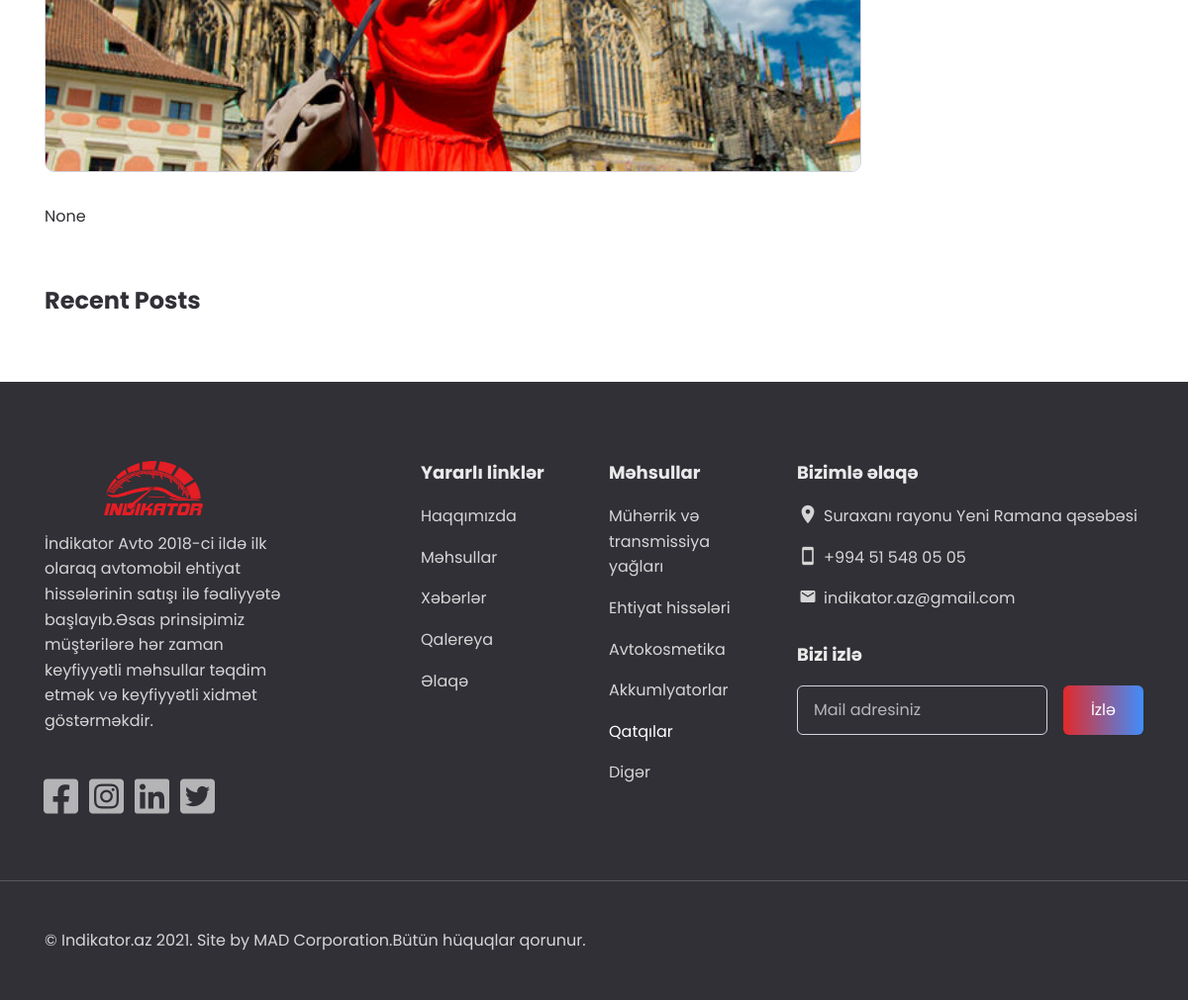
The app's page /news/about/1 (lower part), older data.
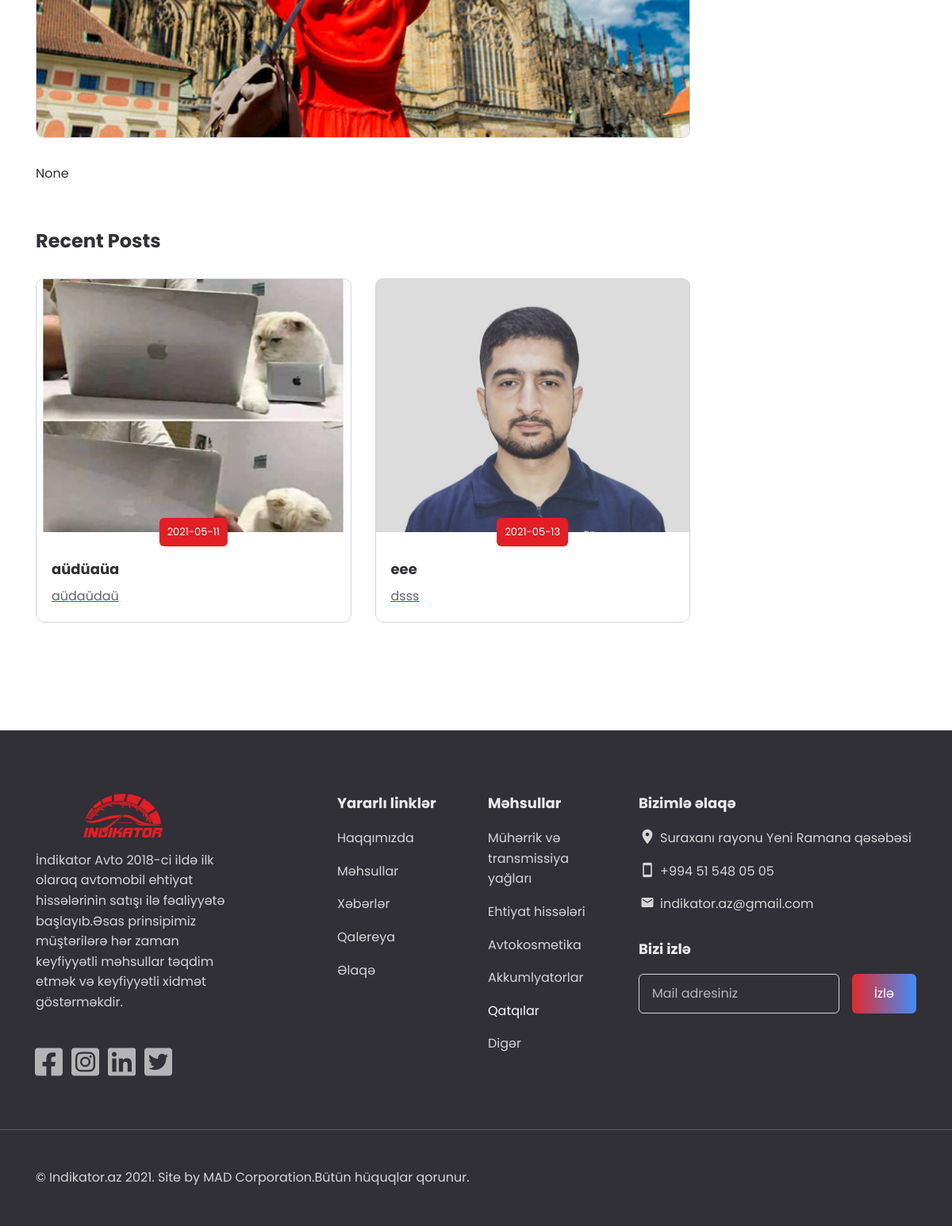
The same page, newer data.
### models.py (models this page shows)
class Post(db.Model):
    id=db.Column(db.Integer,primary_key=True)
    post_title=db.Column(db.String(50))
    post_time=db.Column(db.String(50))
    post_img=db.Column(db.String(50))
    post_info=db.Column(db.String(50))
    post_description=db.Column(db.Text)

### controllers/app/main.py (the view)
@app.route('/news/about/<int:id>')
def news_about_index(id):
    selected_post=Post.query.get(id)
    all_posts=Post.query.all()
    all_posts.reverse()
    return render_template('app/news_about.html',post=selected_post,reverse_post=all_posts)

### templates/app/news_about.html (shortened to what this page needs)
{% extends "app/base.html" %}
    {% block content %}
   <div class="section">
    <div class="container">
        <div class="row content-items">
            <div class="col-lg-9 col-12 content-item">
                <div class="news-post">
                    <header class="news-post-header">
                        <div class="news-post-img img-style">
                            <img class="lazy" src="/static/uploads/{{post.post_img}}" alt="" data-loaded="true">
                        </div>
                    </header>
                    <article class="news-post-article content">
                        <p>{{post.post_description}}</p>
                    </article>
                            </div>
                <div class="page-sections">
                    <section class="section">
                        <div class="row items">
                            <div class="col-12">
                                <h4>Recent Posts</h4>
                            </div>
                            {% for post_ in reverse_post[:2] %}
                            {% if post.id!=post_.id %}
                            <div class="col-md-6 col-12 item">
                                <article class="news-item item-style">
                                    <a href="/news/about/{{post_.id}}" class="news-item-img">
                                        <img class="lazy" src="/static/uploads/{{post_.post_img}}"
                                            alt="">
                                    </a>
                                    <div class="news-item-info">
                                        <div class="news-item-date">{{post_.post_time}}</div>
                                        <h4 class="news-item-title item-heading">
                                            <a href="#" title="Benefits Of Async/Await">
                                                {{post_.post_title}}
                                        </h4>
                                        <div class="news-item-desc">
                                            <p> {{post_.post_info}}</p>
                                        </div>
                                    </div>
                                </article>
                            </div>
                            {% endif %}
                            {% endfor %}
                        </div>
                    </section>
                </div>
            </div>
        </div>
    </div>
</div>
</div>
    {% endblock %}

Row changes from the older to the newer data that the page shows:
added Post: post_img (picture), post_time "2021-05-11", post_title "aüdüaüa", post_info "aüdaüdaü"
added Post: post_img (picture), post_time "2021-05-13", post_title "eee", post_info "dsss"
